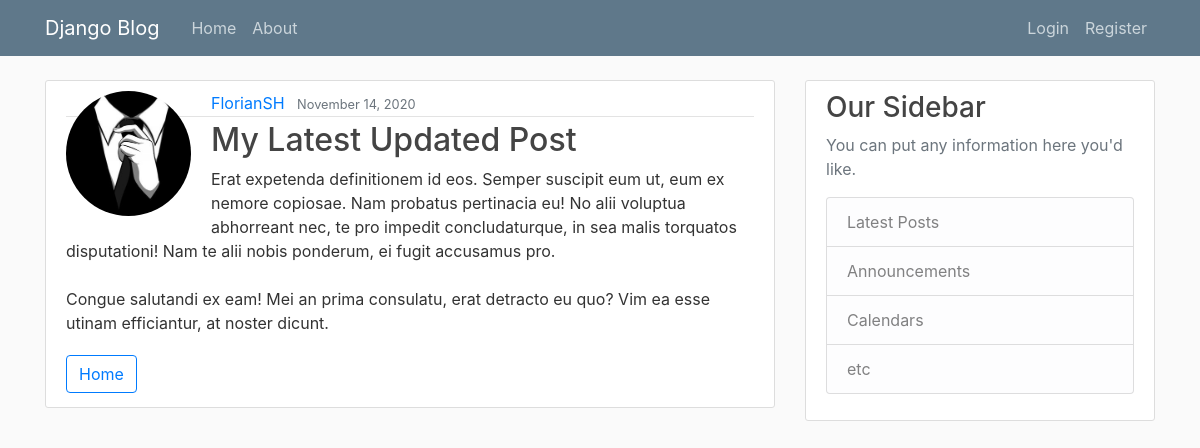
Screenshot of /post/32/ with the database file from the repository.
### blog/models.py (models this page shows, shortened)
class Posts(models.Model):
    title = models.CharField(max_length=100)
    content = models.TextField()
    date_posted = models.DateTimeField(default=timezone.now)
    author = models.ForeignKey(User, on_delete=models.CASCADE)

### users/models.py (models this page shows, shortened)
class Profile(models.Model):
    user = models.OneToOneField(User, on_delete=models.CASCADE)
    image = models.ImageField(default='default.jpg', upload_to='profile_pics')

### blog/views.py (the view)
# urls.py: path('post/<int:pk>/', PostDetailView.as_view(), name='post-detail'),
class PostDetailView(DetailView):
    model = Posts

### blog/templates/blog/posts_detail.html
{% extends 'blog/base.html' %} {%block content%}
<article class="media content-section">
  <div class="media-body">
    <div class="article-metadata">
      <img
        class="rounded-circle account-img float-left"
        src="{{ posts.author.profile.image.url }} "
      />
      <a class="mr-2" href={% url 'user-profile' %}>{{ posts.author }}</a>
      <small class="text-muted">{{ posts.date_posted |date:"F d, Y" }}</small>
    </div>
    <h2 class="article-title">{{ posts.title }}</h2>
    <p class="article-content">{{ posts.content }}</p>
     {% if posts.author == user %} <div>
        <a class="btn btn-outline-danger mt-1 mb-1 " href={% url 'post-delete' object.id %}>Delete</a>
        <a class="btn btn-outline-secondary mt-1 mb-1 " href={% url 'post-update' object.id %}>Update</a>
        <a class="btn btn-outline-primary mt-1 mb-1 " href={% url 'blog-home'%}>Cancel</a>
     <div>
     {% else %} <a class="btn btn-outline-primary mt-1 mb-1 " href={% url 'blog-home'%}>Home</a>{% endif %}
  </div>
</article>
{% endblock content%}

### blog/static/blog/main.css (style rules this page uses)
body { background: #fafafa; color: #333333; margin-top: 5rem; }
h1, h2, h3, h4, h5, h6 { color: #444444; }
.content-section { background: #ffffff; padding: 10px 20px; border: 1px solid #dddddd; border-radius: 3px; margin-bottom: 20px; }
.article-title { color: #444444; }
.article-content { white-space: pre-line; }
.article-metadata { padding-bottom: 1px; margin-bottom: 4px; border-bottom: 1px solid #e3e3e3 }
.account-img { height: 125px; width: 125px; margin-right: 20px; margin-bottom: 16px; }

### rows the page displays
Posts: author.profile.image (placeholder picture), author "FlorianSH", date_posted "November 14, 2020", title "My Latest Updated Post", content "Erat expetenda definitionem id eos. Semper suscipit eum ut, eum ex nemore copiosae. Nam probatus pertinacia eu! No alii voluptua abhorreant nec, te pro impedit concludaturque, in sea malis torquatos disputationi! Nam te alii nobis ponderum, ei fugit accusamus pro. Congue salutandi ex eam! Mei an prima consulatu, erat detracto eu quo? Vim ea esse utinam efficiantur, at noster dicunt."
